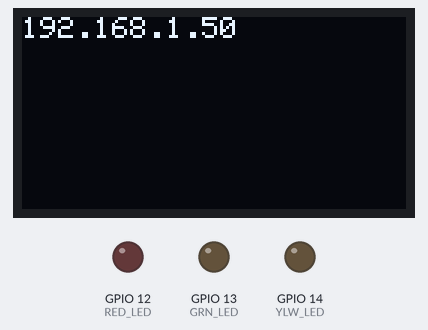
A sketch run on a simulated ESP8266 (NodeMCU). Shown: 128×64 one-colour display, output pins drawn as LEDs (lit = HIGH). WiFi joins after 1.5 s; servers stay silent unless stated; the display library's start-up logo is not drawn; network time is answered at once with the bench clock; uploads are accepted with an empty reply; the local clock reads 2024-03-15 10:24:30 at power-on unless the sketch sets it; what the sketch prints to the serial monitor is not drawn.

Above: at 8.2 s.
At 12.4 s:
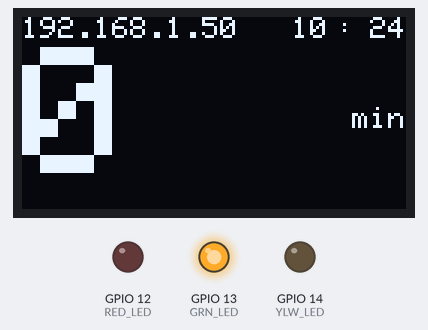
At 30.7 s:
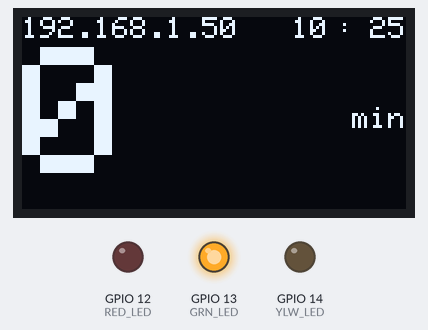
Timing chart, 0 to 32.2 s (numbered marks = the images above):
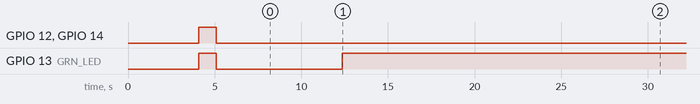

Measured:
- by itself, GPIO 13 (GRN_LED): HIGH → LOW at 5.1 s, → HIGH 7.3 s later
- what the display in image 0 shows lasts 4.3 s, from 8.1 s to 12.4 s
- what the display in image 1 shows lasts 18.3 s, from 12.4 s to 30.7 s

The sketch:

version100.ino
```cpp
#include <Arduino.h>
#include <ArduinoJson.h>
#include <ESP8266WiFi.h>
#include <ESP8266HTTPClient.h>
#include <WiFiClientSecureBearSSL.h>
#include <Wire.h>
#include <Adafruit_GFX.h>
#include <Adafruit_SSD1306.h>
#include <NTPClient.h>
#include <WiFiUdp.h>

// Replace with your network credentials
const char* ssid = "Hot and Spicy McChicken";
const char* password = "Acute420Knowledge";

#define SDA 4
#define SCL 5
#define BUTTON 0
#define GRN_LED 13
#define YLW_LED 14
#define RED_LED 12

#define SCREEN_WIDTH 128 // OLED display width, in pixels
#define SCREEN_HEIGHT 64 // OLED display height, in pixels
// Declaration for an SSD1306 display connected to I2C (SDA, SCL pins)
// The pins for I2C are defined by the Wire-library.
#define OLED_RESET     -1 // Reset pin # (or -1 if sharing Arduino reset pin)
#define SCREEN_ADDRESS 0x3C ///< See datasheet for Address; 0x3D for 128x64, 0x3C for 128x32
Adafruit_SSD1306 display(SCREEN_WIDTH, SCREEN_HEIGHT, &Wire, OLED_RESET);

const long utcOffsetInSeconds = -21600;
// Define NTP Client to get time
WiFiUDP ntpUDP;
NTPClient timeClient(ntpUDP, "pool.ntp.org", utcOffsetInSeconds);
long startTime; // the display will be on for the first 5 min after power cycle
#define PWR_ON_DISP_TIME 150 //300 = 5 min

void setup() {
  // put your setup code here, to run once:
  Serial.begin(115200);
  //Serial.setDebugOutput(true);

  pinMode(BUTTON, INPUT);
  pinMode(GRN_LED, OUTPUT);
  pinMode(YLW_LED, OUTPUT);
  pinMode(RED_LED, OUTPUT);

  if (!display.begin(SSD1306_SWITCHCAPVCC, SCREEN_ADDRESS)) {
    Serial.println(F("SSD1306 allocation failed"));
    for (;;) {
      yield();
      // Don't proceed, loop forever
      digitalWrite(RED_LED, HIGH);
      delay(300);
      digitalWrite(RED_LED, LOW);
      delay(300);
    }
  }

  display.display();
  delay(2000);
  display.clearDisplay();
  display.setTextSize(1);
  display.setTextColor(WHITE);
  display.setCursor(0, 0);
  display.println("Connecting...");
  display.display();
  delay(2000);

  digitalWrite(GRN_LED, HIGH);
  digitalWrite(YLW_LED, HIGH);
  digitalWrite(RED_LED, HIGH);
  delay(1000);
  digitalWrite(GRN_LED, LOW);
  digitalWrite(YLW_LED, LOW);
  digitalWrite(RED_LED, LOW);
  delay(1000);

  Serial.println();
  Serial.println();
  Serial.println();

  //Connect to Wi-Fi
  WiFi.mode(WIFI_STA);
  WiFi.begin(ssid, password);
  Serial.print("Connecting to WiFi ..");
  while (WiFi.status() != WL_CONNECTED) {
    Serial.print('.');
    delay(1000);
  }
  display.clearDisplay();
  display.setTextSize(1);
  display.setTextColor(WHITE);
  display.setCursor(0, 0);
  display.println(WiFi.localIP());
  display.display();
  delay(3000);

  timeClient.begin();
  timeClient.update();
  startTime = timeClient.getEpochTime();
}

void loop() {
  // put your main code here, to run repeatedly:

  // Only when we have internet
  if ((WiFi.status() == WL_CONNECTED)) {
    // Prepare the POST request body
    StaticJsonDocument<300> jsonRequestBody;
    char json[] = "{\"origin\": {\"location\": {\"latLng\": {\"latitude\": 40.155543,\"longitude\": -105.048291}}},\"destination\": {\"location\": {\"latLng\": {\"latitude\": 40.560708,\"longitude\": -105.028877}}},\"travelMode\": \"DRIVE\",\"routingPreference\": \"TRAFFIC_AWARE\",\"computeAlternativeRoutes\": false,\"routeModifiers\": {\"avoidTolls\": false,\"avoidHighways\": false,\"avoidFerries\": false},\"languageCode\": \"en-US\",\"units\": \"IMPERIAL\"}";
    deserializeJson(jsonRequestBody, json);
    JsonObject root = jsonRequestBody.as<JsonObject>();

    // Setup the HTTP connection
    std::unique_ptr<BearSSL::WiFiClientSecure>client(new BearSSL::WiFiClientSecure);
    // Ignore SSL certificate validation
    client->setInsecure();
    //create an HTTPClient instance
    HTTPClient https;
    //Initializing an HTTPS communication using the secure client
    Serial.print("Preparing [HTTPS] POST.\n");

    // If we have our HTTP connection we can continue
    if (https.begin(*client, "https://routes.googleapis.com/directions/v2:computeRoutes")) {  // HTTPS
      // Add header information
      https.addHeader("Content-Type", "application/json");
      https.addHeader("X-Goog-Api-Key", "AIzaSyBUdJXMeCrOQZyBVrKHxI_kFj5uY1f8uIs"); //this key is no longer valid so try all you want
      https.addHeader("X-Goog-FieldMask", "routes.duration,routes.distanceMeters,routes.polyline.encodedPolyline");

      // send the POST request
      String requestString;
      serializeJson(jsonRequestBody, requestString);
      https.useHTTP10(true);
      Serial.print("Sending [HTTPS] POST to https://routes.googleapis.com/directions/v2:computeRoutes over HTTP1.0.\n");
      https.POST(requestString);

      // get the response as a stream and parse it for our route
      Stream& response = https.getStream();
      DynamicJsonDocument doc(2048);
      deserializeJson(doc, response);
      JsonArray routes = doc["routes"];
      JsonObject route = routes[0];
      Serial.print("Raw route time: ");
      Serial.println(route["duration"].as<String>());

      // Extract the duration (in seconds) as an integer
      String durSeconds = route["duration"].as<String>();
      int durationSeconds = durSeconds.substring(0, durSeconds.length() - 1).toInt();
      //Serial.println(durationSeconds);

      // Convert to minutes
      int durationMinutes = durationSeconds / 60;
      //Serial.println(durationMinutes);

      // Display everything on the screen only if its the first time after reset or the button is pressed
      timeClient.update();
      if (timeClient.getEpochTime() < (startTime + PWR_ON_DISP_TIME) || digitalRead(BUTTON) == LOW) {
        display.clearDisplay();
        display.setTextSize(1);
        display.setTextColor(WHITE);
        display.setCursor(0, 0);
        display.println(WiFi.localIP());
        display.setCursor(0, 10);
        display.setTextSize(6);
        display.println(String(durationMinutes));
        display.setTextSize(1);
        display.setCursor(110, 30);
        display.println("min");
        display.setCursor(90, 0);
        display.println(timeClient.getHours());
        display.setCursor(105, 0);
        display.println(":");
        display.setCursor(116, 0);
        display.println(timeClient.getMinutes());
        display.display();
      }
      else {
        // Avoid running the display for too long
        display.clearDisplay();
        display.display();
      }


      if (durationMinutes < 40) {
        digitalWrite(GRN_LED, HIGH);
        digitalWrite(YLW_LED, LOW);
        digitalWrite(RED_LED, LOW);
      }
      if (durationMinutes >= 40 && durationMinutes < 50) {
        digitalWrite(GRN_LED, LOW);
        digitalWrite(YLW_LED, HIGH);
        digitalWrite(RED_LED, LOW);
      }
      if (durationMinutes >= 50) {
        digitalWrite(GRN_LED, LOW);
        digitalWrite(YLW_LED, LOW);
        digitalWrite(RED_LED, HIGH);
      }
    }
    // If we dont then let the user know
    else {
      Serial.println("Could not connect.");
    }

  }
  // Wait for a bit before doing it all again
  Serial.println("\nWaiting for a bit to do it again.");
  delay(800);
}
```
